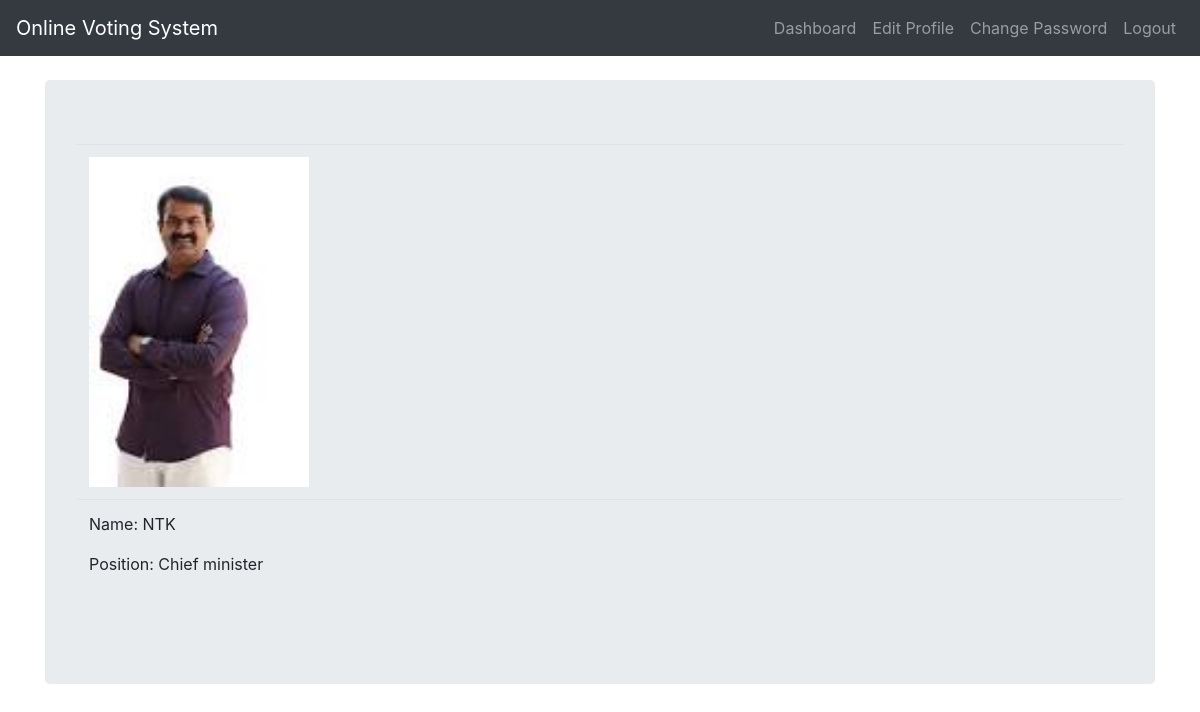
The app's page /candidate/detail/12/ (signed in) with its own data.
### poll/models.py (models this page shows, shortened)
class Candidate(models.Model):
    name = models.CharField(max_length=50)
    total_vote = models.IntegerField(default=0, editable=False)
    position = models.ForeignKey(Position, on_delete=models.CASCADE)
    image = models.ImageField(verbose_name="Candidate Pic", upload_to='images/')

class Position(models.Model):
    title = models.CharField(max_length=50, unique=True)
    def __str__(self):
        return self.title

### poll/views.py (the view)
# urls.py: path('candidate/detail/<int:id>/', views.candidateDetailView, name='detail'),
@login_required
def candidateDetailView(request, id):
    obj = get_object_or_404(Candidate, pk=id)
    return render(request, "poll/candidate_detail.html", {'obj':obj})

### poll/templates/poll/candidate_detail.html (shortened to what this page needs)
{% extends "poll/base.html" %}
{% block content %}
<div class="jumbotron">
  <table class="table">
    <tr>
      <td><img src="{{ obj.image.url }}" width="220" height="280" class="img-fluid"></td>
    </tr>
    <tr>
      <td>
        <p>Name: {{ obj.name }}</p>
        <p>Position: {{ obj.position }}</p>
      </td>
    </tr>
  </table>
</div>
{% endblock %}

### records on screen
Candidate: image (picture), name "NTK", position "Chief minister"
